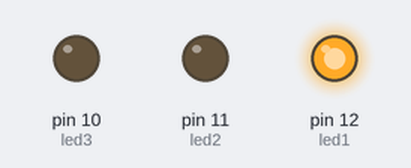
This sketch was run on a simulated Arduino Uno, built with avr-gcc and run on an emulated ATmega328P. Shown: output pins drawn as LEDs (lit = HIGH).

Above: at 0.5 s.
At 2.5 s:
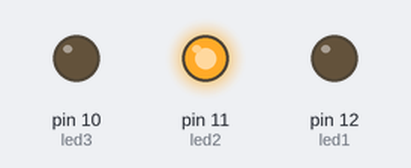
At 4.5 s:
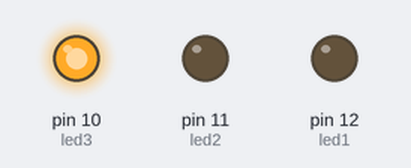
At 5.5 s:
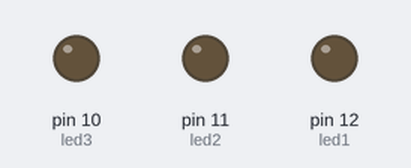
Timing chart, 0 to 7.8 s (numbered marks = the images above):
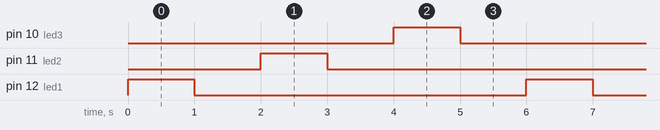

Measured:
- by itself, pin 10 (led3), pin 11 (led2), pin 12 (led1): alternates HIGH for 1.0 s and LOW for 5.0 s
- by itself, everything shown: repeats every 6.0 s, in 6 steps

The sketch:

LED_RGB_seriesBlink.ino
```cpp
/*
    Make sure your choose correct board (e.g. Arduino Uno) and the Serial Port
    Test (3) LEDs by uploading the code below
*/

int led1 = 12;  // Arduino Pin 12
int led2 = 11; // Arduino Pin 11
int led3 = 10;  // Arduino Pin 10

void setup() {

  // initialize the digital pins as output
  pinMode(led1, OUTPUT);
  pinMode(led2, OUTPUT);
  pinMode(led3, OUTPUT);

}

void loop() {
  digitalWrite(led1, HIGH);   // turn the LED ON
  delay(1000);                        // wait for a second
  digitalWrite(led1, LOW);    // turn the LED OFF
  delay(1000);                        // wait for a second

  digitalWrite(led2, HIGH);   // turn the LED ON
  delay(1000);                        // wait for a second
  digitalWrite(led2, LOW);    // turn the LED OFF
  delay(1000);                        // wait for a second

  digitalWrite(led3, HIGH);   // turn the LED ON
  delay(1000);                        // wait for a second
  digitalWrite(led3, LOW);    // turn the LED OFF
  delay(1000);                         // wait for a second

}

// code ends here
```
